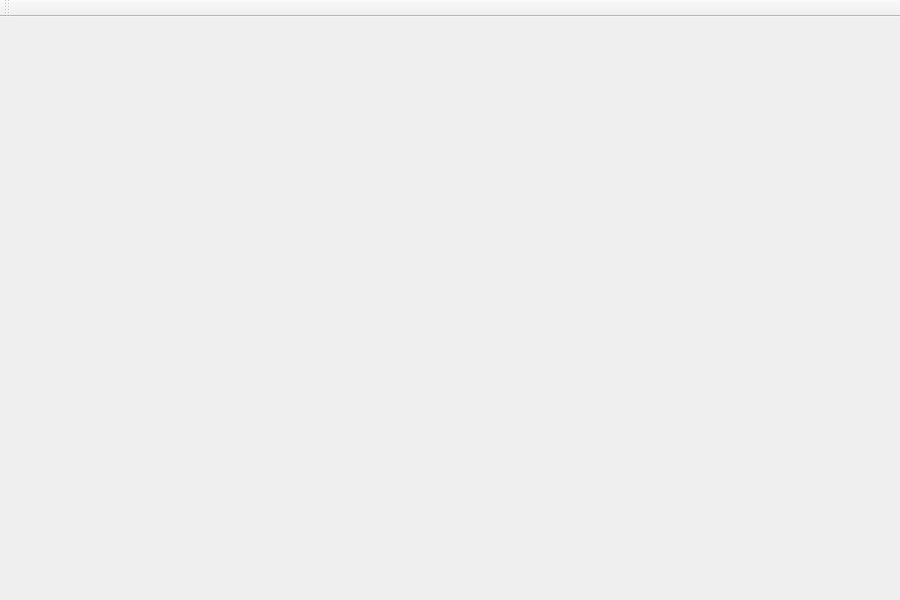
<?xml version="1.0" encoding="UTF-8"?>
<ui version="4.0">
 <class>MainWindow</class>
 <widget class="QMainWindow" name="MainWindow">
  <property name="geometry">
   <rect>
    <x>0</x>
    <y>0</y>
    <width>900</width>
    <height>600</height>
   </rect>
  </property>
  <property name="windowTitle">
   <string>SundayBeacon</string>
  </property>
  <property name="unifiedTitleAndToolBarOnMac">
   <bool>true</bool>
  </property>
  <widget class="QWidget" name="centralWidget">
  </widget>
  <widget class="QToolBar" name="toolBar">
   <property name="windowTitle">
    <string>toolBar</string>
   </property>
   <attribute name="toolBarArea">
    <enum>TopToolBarArea</enum>
   </attribute>
   <attribute name="toolBarBreak">
    <bool>false</bool>
   </attribute>
  </widget>
 </widget>
 <layoutdefault spacing="6" margin="11"/>
 <resources/>
 <connections/>
</ui>
